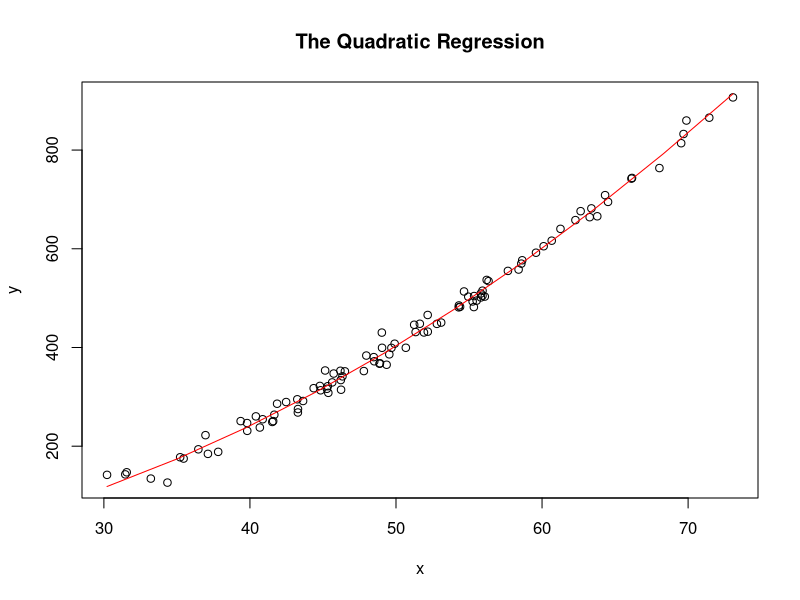
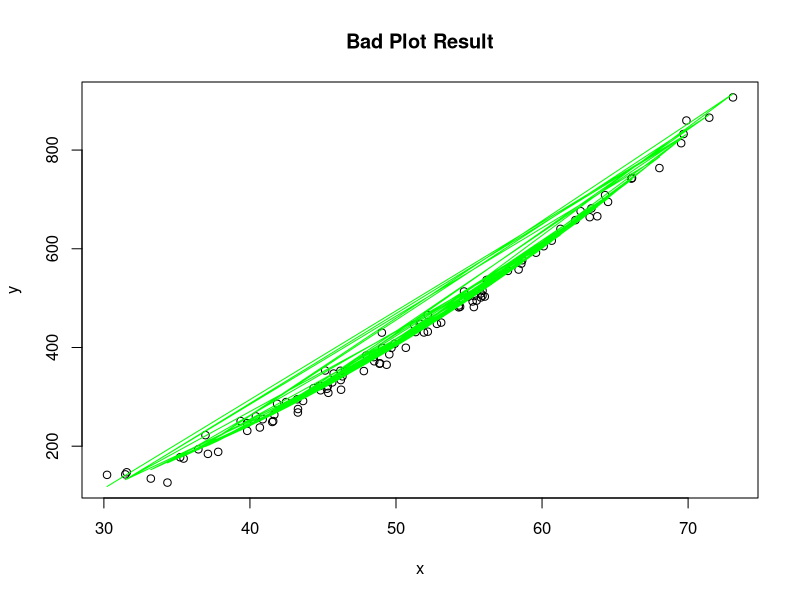

These figures' R source, in order:
library(rockchalk)


### Name: plotSeq
### Title: Create sequences for plotting
### Aliases: plotSeq

### ** Examples

#Create a quadratic regression

stde <- 14
x <- rnorm(100, m = 50, s = 10)
y <- 0.2 - 02*x + 0.2*x^2 + stde*rnorm(100)
mod1 <- lm (y ~ poly(x, 2))

plot(x, y, main="The Quadratic Regression")
seqx <- plotSeq(x, length.out = 10)
seqy <- predict(mod1, newdata = data.frame(x = seqx))
lines(seqx, seqy, col = "red")

# Notice the bad result when a plotting sequence is
# not used.
plot(x, y, main = "Bad Plot Result")
seqy <- predict(mod1)
lines(x, seqy, col = "green")
